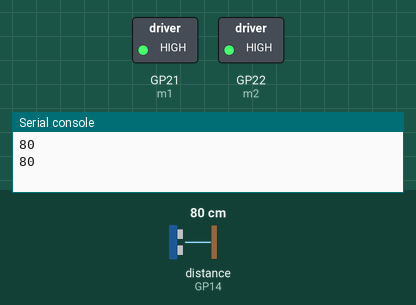
Simulated run of this program. Board: Raspberry Pi Pico running MicroPython. On the bench: switched loads named in the program (green lamp = pin HIGH), the last lines printed to the serial console. Dashed ring = blinking. The test bench sets the inputs (shaded band); at power-on: distance to the obstacle (sensor on GP14) 80 cm. The echo pulse lasts 58.3 µs per cm; pins used as bus, display or sensor lines are not drawn.

Above: at 1.2 s.
1.3 s: distance to the obstacle (sensor on GP14) set to 7 cm
3.2 s: distance to the obstacle (sensor on GP14) set to 4 cm
At 4.4 s:
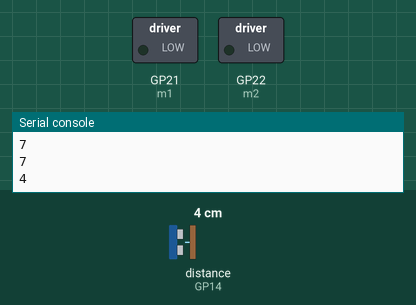
7.3 s: distance to the obstacle (sensor on GP14) set to 9 cm
At 7.9 s:
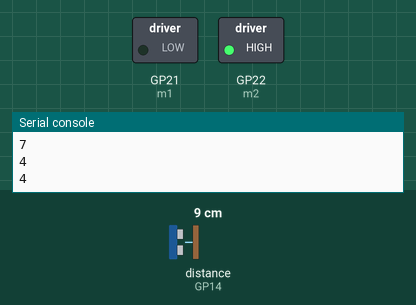
9.5 s: distance to the obstacle (sensor on GP14) set to 2 cm
At 10.9 s:
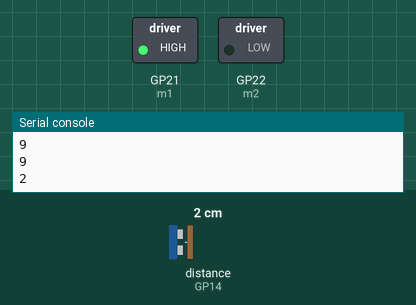
Timing chart, 0 to 14.6 s (numbered marks = the images above; inputs shaded):
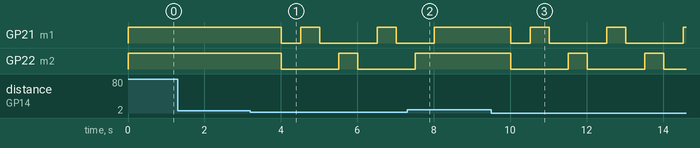

The program:

maze_solver_robot_v1.py
```python
from machine import Pin
from utime import sleep
import utime
#define libraries

trigger = Pin(15, Pin.OUT)
echo = Pin(14, Pin.IN)
#define sensor pins

m1 = Pin(21, Pin.OUT)
m2 = Pin(22, Pin.OUT)
#define dc motor pins

m1.low()
m2.low()
signaloff = 0
signalon = 0

def getDistance():
   trigger.low()
   utime.sleep_us(2)
   trigger.high()
   utime.sleep_us(5)
   trigger.low()
   while echo.value() == 0:
       signaloff = utime.ticks_us()
   while echo.value() == 1:
       signalon = utime.ticks_us()
   timepassed = signalon - signaloff
   distance = (timepassed * 0.0343) / 2
   return distance
#calculate distance

measure=0
while True:
    measure=int(getDistance())
    print(measure)
    if measure>5:
        m1.high()
        m2.high()
        sleep(1) #if the distance is higher than 5, the wheels go straight
    else:
        m1.low()
        m2.low()
        sleep(0.5)
        m1.high()
        m2.low()
        sleep(0.5)
        measure=int(getDistance())
        if measure<5:
            m1.low()
        m2.low()
        sleep(0.5)
        m1.low()
        m2.high()
        sleep(0.5)
        #If the distance is less than 5, wait, move in any direction; if the distance is less than 5, move in the opposite direction
```

Measured:
- the behaviour switches between 6 and 5 cm on distance to the obstacle (sensor on GP14) (found by bisection; images 0 and 1)
- after the input at 3.2 s, GP21 (m1): goes LOW 0.50 s, HIGH 0.50 s, LOW 1.5 s, HIGH 0.50 s, then LOW, starting after 0.81 s; GP22 (m2): HIGH → LOW after 0.81 s, → HIGH 1.5 s later, → LOW 0.50 s later
- after the input at 7.3 s, GP22 (m2): goes on until 7.5 s, then stays HIGH
- after the input at 9.5 s, GP21 (m1): HIGH → LOW after 0.52 s, then repeats every 2.0 s: HIGH 0.50 s, LOW 1.5 s; GP22 (m2): alternates HIGH for 0.50 s and LOW for 1.5 s, starting after 0.52 s
